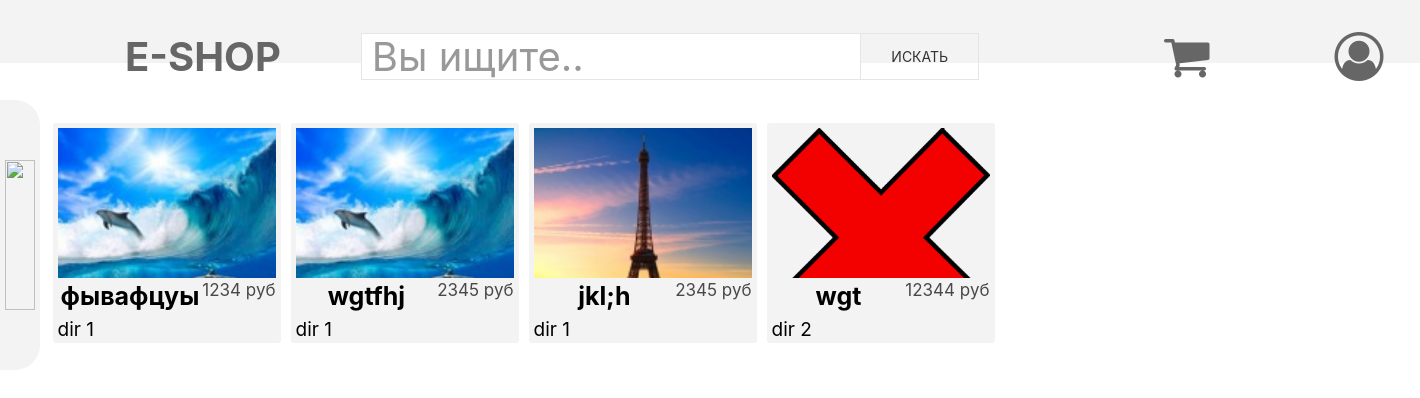
The page / on the database its author committed.
### tables this page shows
CREATE TABLE IF NOT EXISTS `products` (
  `id` int(5) NOT NULL,
  `code` varchar(50) NOT NULL,
  `name` varchar(50) NOT NULL,
  `price` int(12) NOT NULL,
  `type` varchar(50) NOT NULL,
  `currency` varchar(5) NOT NULL,
  `description` varchar(10000) NOT NULL,
  `avatar` varchar(100) NOT NULL,
  `photo1` varchar(100) NOT NULL,
  `photo2` varchar(100) NOT NULL,
  `photo3` varchar(100) NOT NULL,
  `photo4` varchar(100) NOT NULL,
  `photo5` varchar(100) NOT NULL,
  `photo6` varchar(100) NOT NULL
);

### pages/products.php (the view, shortened to what this page needs)
<div class="productsWrap">
	<?php
		$query = mysql_query("SELECT * FROM products");
		$dir = $_GET["list"];
		if(isset($_GET["search"])){
			$findItems = unserialize($_GET["search"]);
			foreach ($findItems as $item) {
				$q = mysql_fetch_assoc(mysql_query("SELECT * FROM products WHERE id = '$item'"));
				echo'
				<a class="product-link" href="product?i='.$q["id"].'">
					<div class="product">
						<img src="products/'.$q["id"]."/".$q["avatar"].'">
						<div class="product-name">'.$q["name"].' <span class="product-price">'.$q["price"].' '.$q["currency"].'</span></div>
						<div class="productDescription">'.$q["type"].'</div>
					</div>
				</a>
				';
			}
		} else {
			while($translate = mysql_fetch_array($query, MYSQL_ASSOC)){
				if(isset($_GET["i"])){
					break;
				} else if($dir == ""){
					echo'
					<a class="product-link" href="product?i='.$translate["id"].'">
						<div class="product">
							<img src="products/'.$translate["id"]."/".$translate["avatar"].'">
							<div class="product-name">'.$translate["name"].' <span class="product-price">'.$translate["price"].' '.$translate["currency"].'</span></div>
							<div class="productDescription">'.$translate["type"].'</div>
						</div>
					</a>
					';
				}
			}
		}
	?>
</div>

### index.php (shortened to what this page needs)
<!DOCTYPE html>
<html>
<head>
	<link rel="stylesheet" href="font-awesome/css/font-awesome.min.css">
	<link rel="stylesheet" type="text/css" href="style/uikit-rtl.css">
	<link rel="stylesheet" type="text/css" href="style/uikit.css">
	<link rel="stylesheet" type="text/css" href="style/core.css">
	<link rel="stylesheet" type="text/css" href="style/header.css">
	<link rel="stylesheet" type="text/css" href="style/header-min.css">
	<link rel="stylesheet" type="text/css" href="style/navBar.css">
	<link rel="stylesheet" type="text/css" href="style/productsWrap.css">
</head>
<body>
	<? require_once("pages/header.php"); ?>
	<div class="navBar">
		<ul>
			<li><div class="navBar-arrow"> <div><img src="img/navBar__arrow-right.png"></div> </div>
			</li>
		</ul>
	</div>
	<?php
		if($_GET[""] == ""){
			include("pages/products.php");
		}
	?>
</body>
</html>

### pages/header.php (shortened to what this page needs)
<div class="header">
		<div class="container">
			<div class="header-name"><a href="../index.php">E-shop</a></div>
			<form class="header-search" action="/pages/search.php">
				<input class="uk-input uk-form-width-medium" type="text" name="item" placeholder="Вы ищите..">
				<input class="uk-button uk-button-default" type="submit" name="" value="Искать">
			</form>
			<div class="header-ico">
				<a href="/pages/toBasket.php"><div class="header-basket"><i class="fa fa-shopping-cart" aria-hidden="true"></i></div></a>
				<ul>
					<li class="header-user header-list"><i class="header-user__ico fa fa-user-circle-o" aria-hidden="true"></i>
					</li>
				</ul>
			</div>
		</div>
	</div>

### style/core.css (style rules this page uses)
.container { width: 1410px; margin: 0 auto; }

### style/header.css (style rules this page uses)
.header { height: 63px; width: 100%; background: #f3f3f3; }
.header a:first-child { color: #666; text-decoration: none; }
.header > .container { display: flex; flex-wrap: wrap; align-items: center; position: relative; height: inherit; }
.header-name { font-size: 40px; cursor: pointer; font-weight: bold; margin-left: 120px; text-transform: uppercase; }
.header-ico { margin-left: 185px; display: inline-flex; flex-wrap: wrap; align-items: center; }
.header-ico a { color: #666; text-decoration: none; }
.header-search > input:first-child { margin-left: 80px; height: 47px; font-size: 40px; vertical-align: top; width: 500px; }
.header-search > input:last-child { margin-left: -5px; height: 47px; }
.header-basket { font-size: 49px; margin-right: 95px; cursor: pointer; }
.header ul { text-decoration: none; list-style: none; }
.header-user { font-size: 49px; }
.header-ico > ul > li > i { position: relative; cursor: default; }
.header form { margin-bottom: 0px; }

### style/navBar.css (style rules this page uses)
.navBar { position: absolute; top: 100px; left: 0; background: #f3f3f3; width: 40px; }
.navBar > ul { text-decoration: none; list-style: none; padding: 0; margin: 0; }
.navBar-arrow { border-radius: 0 25px 25px 0; width: 40px; transition: 1s; height: 270px; text-align: center; font-size: 50px; cursor: pointer; background: #f3f3f3; position: absolute; left: 0; }
.navBar-arrow > div > img { width: 30px; height: 150px; }
.navBar-arrow > div { height: 210px; padding-top: 60px; }

### style/productsWrap.css (style rules this page uses)
a:hover, a { text-decoration: none; }
.productsWrap { display: flex; flex-wrap: wrap; width: 94%; min-height: 100px; margin: 50px auto; }
.product { padding: 5px; background: #f3f3f3; height: 210px; color: black; margin: 10px 0 0 10px; border-radius: 3px; }
.product > img { width: 218px; height: 150px; object-fit: cover; object-position: 0px 0px; }
.product-name { text-align: center; font-size: 25px; font-weight: bold; }
.productDescription { font-size: 19px; }
.product-price { color: #484848; float: right; font-size: 17px; font-weight: lighter; }

### rows shown on the page
products: avatar (picture), name "фывафцуы", price "1234", currency "руб", type "dir 1"
products: avatar (picture), name "wgtfhj", price "2345", currency "руб", type "dir 1"
products: avatar (picture), name "jkl;h", price "2345", currency "руб", type "dir 1"
products: avatar (picture), name "wgt", price "12344", currency "руб", type "dir 2"
